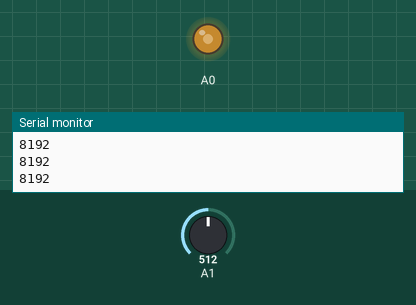
This sketch was run on a simulated Arduino Uno R4 Minima. Shown: output pins drawn as LEDs (lit = HIGH), the last lines printed to the serial monitor. The test bench sets the inputs (shaded band); at power-on: A1 = 512 (analog values on the 0–1023 scale).

Above: at 1.2 s.
1.3 s: A1 set to 716
At 2.3 s:
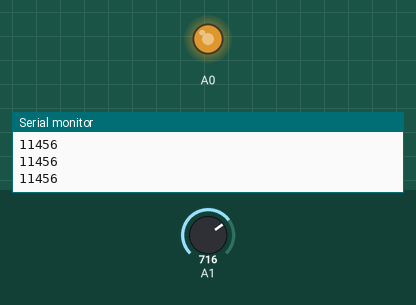
2.8 s: A1 set to 900
At 3.6 s:
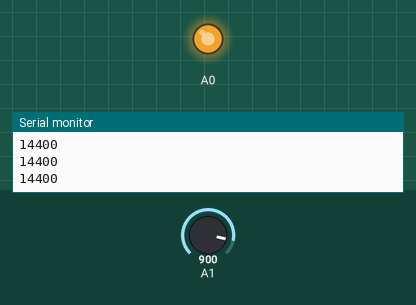
4.3 s: A1 set to 122
At 4.8 s:
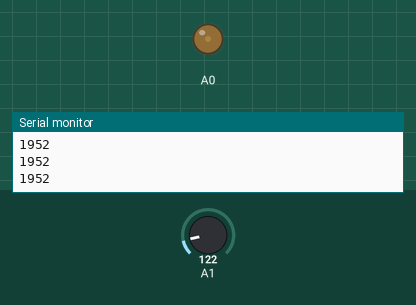
5.8 s: A1 set to 0
At 6.1 s:
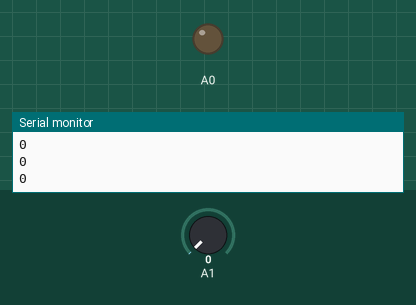
7.3 s: A1 set to 511
At 8.5 s:
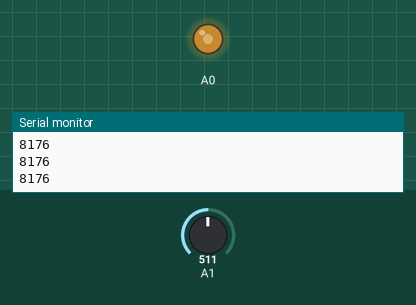
Timing chart, 0 to 9.8 s (numbered marks = the images above; inputs shaded):
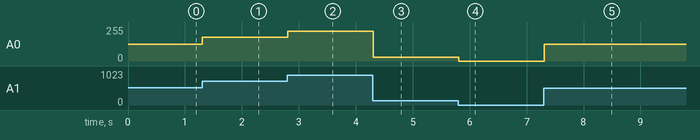

The sketch:

r4-features.ino
```cpp
void setup() {
  Serial.begin(9600);
  analogReadResolution(14);
  analogWriteResolution(12);
  analogWrite(A0, 2048);
  analogWrite(DAC, 2048);
}

void loop() {
  int raw = analogRead(A1);
  Serial.println(raw);
  analogWrite(A0, raw / 4);
  delay(100);
}
```

Measured:
- after the input at 1.3 s, A0: 127/255 → 178/255 at once
- after the input at 2.8 s, A0: 178/255 → 224/255 at once
- after the input at 4.3 s, A0: 224/255 → 30/255 at once
- after the input at 5.8 s, A0: 30/255 → 0/255 at once
- after the input at 7.3 s, A0: 0/255 → 127/255 at once
